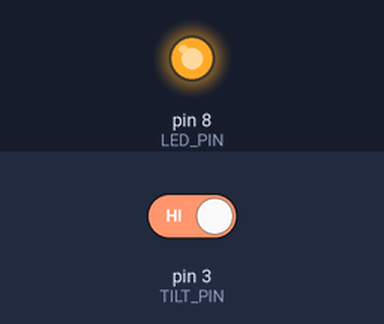
Simulated run of this sketch. Board: Arduino Uno, built with avr-gcc and run on an emulated ATmega328P. On the bench: output pins drawn as LEDs (lit = HIGH). The inputs (shaded band) are chosen by the test bench; at power-on: pin 3 (TILT_PIN) HIGH. What the sketch prints to the serial monitor is not drawn.

Above: at 0.1 s.
Timing chart, 0 to 1.6 s (numbered marks = the images above):
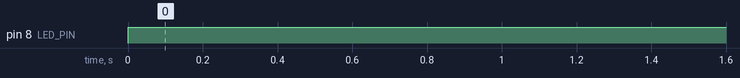

Measured:
- by itself, pin 8 (LED_PIN): LOW → HIGH at 0.00 s

The sketch:

Tilt1LastReading.ino
```cpp
// Working Tilt.ino
//  ctrl+shift+m opens serial monitor where the variables can be viewed
//  ctrl+/  Comments out any selected lines of code.

//Constants for where the arduino pins are
#define TILT_PIN 3
#define LED_PIN 8

//Variables
int reading;              // the current reading from the input pin
int lastReading = LOW;    // the last reading from the input pin, whether the Tilt sensor
                          // is up or down.
int turns = 0;  // counts the number of turns the bin makes
int maxTurns = 3;
bool turned;              // tells you if the turns has been incremented

// the follow variables are long's because the lastEvent, measured in miliseconds,
// will quickly become a bigger number than can be stored in an int.
unsigned long lastEvent = 0;  // the last time the output pin was toggled
long debounce = 50;           // the debounce time, increase if the output flickers

//Runs once
void setup()
{
  Serial.begin(1200);   //Set baud rate  300  1200  9600  115200
  Serial.println("Start");

  pinMode(TILT_PIN, INPUT_PULLUP);
  pinMode(LED_PIN, OUTPUT);
}//End setup

//Runs continuously
void loop()
{
  getTilt();    //Calls the tilt function

  //ctrl+shift+m opens serial monitor where the variables can be viewed
  Serial.println("***************");
  Serial.print("Tilt State: "); Serial.println(reading);
  Serial.print("Bin turned: "); Serial.println(turns);

  //Stops the motor/LED after maxTurns
  //***********************************************************************

  if(turns > maxTurns)
  {
    digitalWrite(LED_PIN, LOW);   //LED off
    turns = 0;
  }
  else
  {
    digitalWrite(LED_PIN, HIGH);  //LED on
  }
  //**********************************************************************
}//end loop


//Reads the values of the tiltSensor
void getTilt()
{
  int takeReading;
  reading = digitalRead(TILT_PIN);   //assigns the value of the tilt sensor to a variable

  // If the tilt sensor position changed, due to bounce or pressing...
  if (reading != lastReading)
  {
    // reset the debouncing lastEvent
    lastEvent = millis();
  }

  if ((millis() - lastEvent) > debounce)
  {
    // whatever the position of the Tilt sensor, its been there for a long lastEvent
    // so lets settle on it!

    if (reading == LOW)
    {
      takeReading = 1;
//      digitalWrite(LED_PIN, HIGH);  //Turns LED on if tilt sensor up
    }
    else
    {
      takeReading = 0;
//      digitalWrite(LED_PIN, LOW);   //Turns LED off if tilt sensor down

      turned = false;
    }
  }

  // Save the last reading so we keep a running tally
  lastReading = reading;

  //Checks if tilt sensor is up and has not been turned
  //*********************************************************
    if (reading == LOW && !turned)
    {
      //Increments turns by 1, and sets turned to true
      turns ++;
      turned = true;
    }
  //**********************************************************

 }//end getTilt
```
